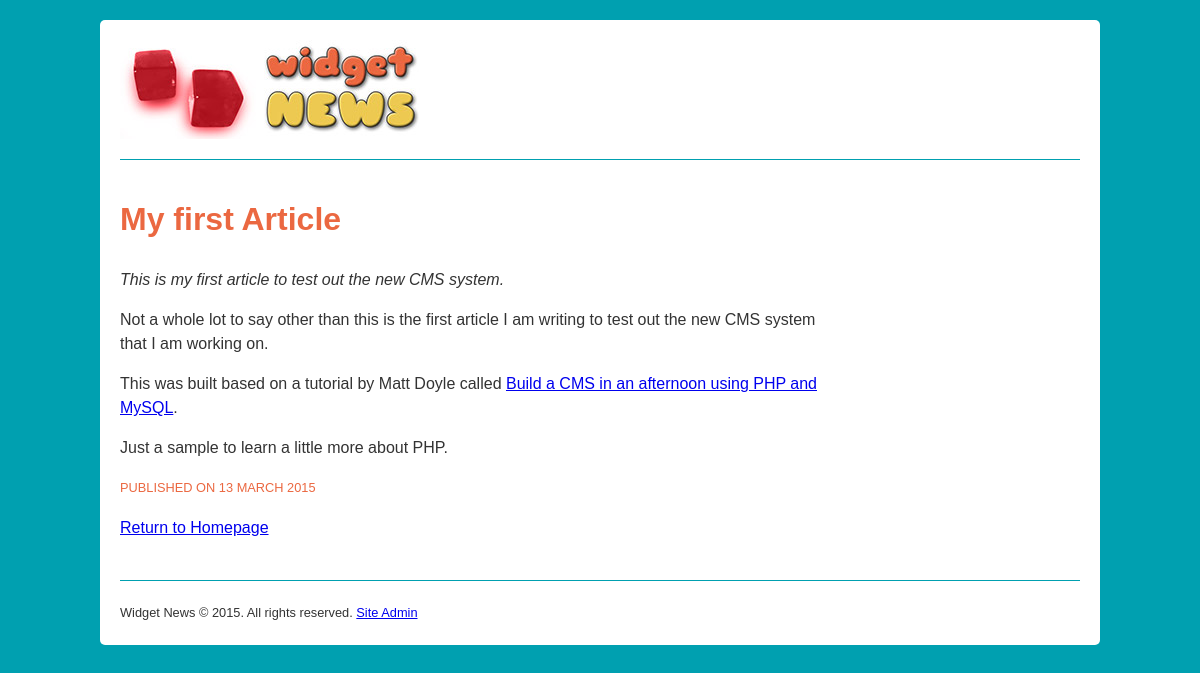
/?action=viewArticle&articleId=1, run on the app's committed database.
### tables this page shows
CREATE TABLE `articles` (
  `id` smallint(5) unsigned NOT NULL AUTO_INCREMENT,
  `publicationDate` date NOT NULL,
  `title` varchar(255) NOT NULL,
  `summary` text NOT NULL,
  `content` mediumtext NOT NULL,
  PRIMARY KEY (`id`)
);

### web/classes/Article.php (called while the page is built, shortened)
<?php
class Article
{
  public function __construct( $data=array() ) {
    if ( isset( $data['publicationDate'] ) ) $this->publicationDate = (int) $data['publicationDate'];
    if ( isset( $data['title'] ) ) $this->title = preg_replace ( "/[^\.\,\-\_\'\"\@\?\!\:\$ a-zA-Z0-9()]/", "", $data['title'] );
    if ( isset( $data['summary'] ) ) $this->summary = preg_replace ( "/[^\.\,\-\_\'\"\@\?\!\:\$ a-zA-Z0-9()]/", "", $data['summary'] );
    if ( isset( $data['content'] ) ) $this->content = $data['content'];
  }
  public static function getById( $id ) {
    $conn = new PDO( DB_DSN, DB_USERNAME, DB_PASSWORD );
    $sql = "SELECT *, UNIX_TIMESTAMP(publicationDate) AS publicationDate FROM articles WHERE id = :id";
    $st = $conn->prepare( $sql );
    $st->bindValue( ":id", $id, PDO::PARAM_INT );
    $st->execute();
    $row = $st->fetch();
    if ( $row ) return new Article( $row );
  }
}
?>

### web/templates/viewArticle.php (the view)
<?php include "templates/include/header.php" ?>
      <h1 style="width: 75%;"><?php echo htmlspecialchars( $results['article']->title )?></h1>
      <div style="width: 75%; font-style: italic;"><?php echo htmlspecialchars( $results['article']->summary )?></div>
      <div style="width: 75%;"><?php echo $results['article']->content?></div>
      <p class="pubDate">Published on <?php echo date('j F Y', $results['article']->publicationDate)?></p>
      <p><a href="./">Return to Homepage</a></p>
<?php include "templates/include/footer.php" ?>

### web/style.css (style rules this page uses)
body { margin: 0; color: #333; background-color: #00a0b0; font-family: "Trebuchet MS", Arial, Helvetica, sans-serif; line-height: 1.5em; }
h1 { color: #eb6841; margin-bottom: 30px; line-height: 1.2em; }
.pubDate { font-size: .8em; color: #eb6841; text-transform: uppercase; }

### data on the page
articles: title "My first Article", summary "This is my first article to test out the new CMS system.", content "Not a whole lot to say other than this is the first article I am writing to test out the new CMS system that I am working on. This was built based on a tutorial by Matt Doyle called Build a CMS in an afternoon using PHP and MySQL . Just a sample to learn a little more about PHP."

### other printed values
date('j F Y', $results['article']->publicationDate) "13 MARCH 2015"
